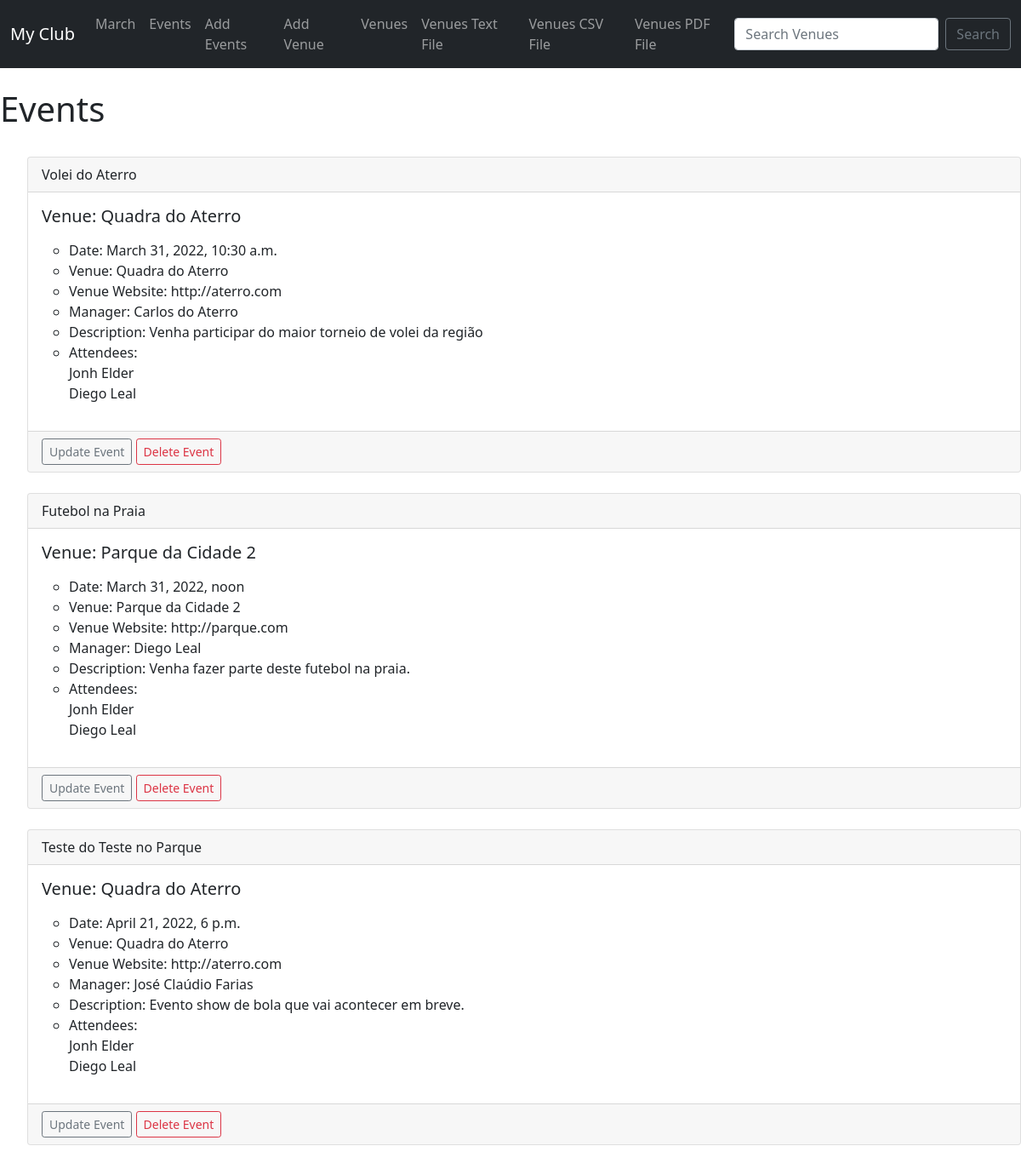
The app's page /events with its own data.
### events/models.py (models this page shows)
class Event(models.Model):
    name = models.CharField('Event Name' , max_length=120)
    event_date = models.DateTimeField('Event Date')
    venue = models.ForeignKey(Venue, blank=True, null=True, on_delete=models.CASCADE) # -> Conecta a tabela "Event" a tabela "Venues"
    manager = models.CharField(max_length=60)
    description = models.TextField(blank=True)
    attendees = models.ManyToManyField(MyClubUser , blank=True)
    def __str__(self): # Retorna o nome na área de admin
        return self.name

class Venue(models.Model):
    name = models.CharField('Venue Name' , max_length=120)
    address = models.CharField(max_length=300)
    zip_code = models.CharField('Zip Code' , max_length=15)
    phone = models.CharField('Contact Phone' , max_length=25)
    web = models.URLField('Website Address')
    email_address = models.EmailField('Email Address')
    def __str__(self): # Retorna o nome na área de admin
        return self.name

class MyClubUser(models.Model):
    first_name = models.CharField(max_length=30)
    last_name = models.CharField(max_length=30)
    email = models.EmailField('User Email')
    def __str__(self): # Retorna o nome na área de admin
        return self.first_name + ' ' + self.last_name

### events/views.py (the view)
# urls.py: path('events' , views.all_events, name='list-events'),
def all_events(request):
    event_list = Event.objects.all().order_by('event_date') # ('-name') -> Ordem Contrária
    return render(request, 'events/event_list.html' , {'event_list': event_list} )

### events/templates/events/event_list.html
{% extends 'events/base.html' %}
{% block content %}
        <h1>Events</h1>
        <br/>
        <ul>
{% for event in event_list %}
<div class="card">
    <div class="card-header">
      {{ event }}
    </div>
    <div class="card-body">
      <h5 class="card-title">Venue: {{ event.venue}}</h5>
      <p class="card-text">
        <ul>
<li>Date: {{ event.event_date}}</li>
<li>Venue: {{ event.venue}}</li>
<li>Venue Website: {{ event.venue.web}}</li>
<li>Manager: {{ event.manager}}</li>
<li>Description: {{ event.description}}</li>
<li>Attendees: <br/>{% for user in event.attendees.all %} {{ user }}<br/>
{% endfor %}
    </li>
    </ul>
    </p>
  </div>
  <div class="card-footer text-muted">
    <a href = "{% url 'update-event' event.id %}" class="btn btn-outline-secondary btn-sm">Update Event</a>
    <a href = "{% url 'delete-event' event.id %}" class="btn btn-outline-danger btn-sm">Delete Event</a>
  </div>
</div>
        <br/>
{% endfor %}
{% endblock %}

### events/templates/events/base.html (shortened to what this page needs)
<!doctype html>
<html lang="en">
  <head>
    <link href="https://cdn.jsdelivr.net/npm/bootstrap@5.1.3/dist/css/bootstrap.min.css" rel="stylesheet">
  </head>
  <body>
      {% include 'events/navbar.html' %}
      <br/>
    {% block content %}
    {% endblock %}
  </body>
</html>

### events/templates/events/navbar.html (shortened to what this page needs)
<nav class="navbar navbar-expand-lg navbar-dark bg-dark">
    <div class="container-fluid">
      <a class="navbar-brand" href="{% url 'home' %}">My Club</a>
      <div class="collapse navbar-collapse" id="navbarSupportedContent">
        <ul class="navbar-nav me-auto mb-2 mb-lg-0">
          <li class="nav-item">
            <a class="nav-link" href="{% url 'home' '2021' 'March' %}">March</a>
          </li>
          <li class="nav-item">
            <a class="nav-link" href="{% url 'list-events' %}">Events</a>
          </li>
          <li class="nav-item">
            <a class="nav-link" href="{% url 'add-event' %}">Add Events</a>
          </li>
          <li class="nav-item">
            <a class="nav-link" href="{% url 'add-venue' %}">Add Venue</a>
          </li>
          <li class="nav-item">
            <a class="nav-link" href="{% url 'list-venues' %}">Venues</a>
          </li>
          <li class="nav-item">
            <a class="nav-link" href="{% url 'venue-text' %}">Venues Text File</a>
          </li>
          <li class="nav-item">
            <a class="nav-link" href="{% url 'venue-csv' %}">Venues CSV File</a>
          </li>
          <li class="nav-item">
            <a class="nav-link" href="{% url 'venue-pdf' %}">Venues PDF File</a>
          </li>
            </ul>
        <form class="d-flex" method=POST action="{% url 'search-venues' %}">
          <input class="form-control me-2" type="search" placeholder="Search Venues" aria-label="Search" name="searched">
          <button class="btn btn-outline-secondary" type="submit">Search</button>
        </form>
      </div>
    </div>
  </nav>

### records on screen
Event: name "Volei do Aterro", venue "Quadra do Aterro", event_date "March 31, 2022, 10:30 a.m.", venue.web "http://aterro.com", manager "Carlos do Aterro", description "Venha participar do maior torneio de volei da região"
MyClubUser: first_name+last_name "Jonh Elder"
MyClubUser: first_name+last_name "Diego Leal"
Event: name "Futebol na Praia", venue "Parque da Cidade 2", event_date "March 31, 2022, noon", venue.web "http://parque.com", manager "Diego Leal", description "Venha fazer parte deste futebol na praia."
Event: name "Teste do Teste no Parque", venue "Quadra do Aterro", event_date "April 21, 2022, 6 p.m.", venue.web "http://aterro.com", manager "José Claúdio Farias", description "Evento show de bola que vai acontecer em breve."
